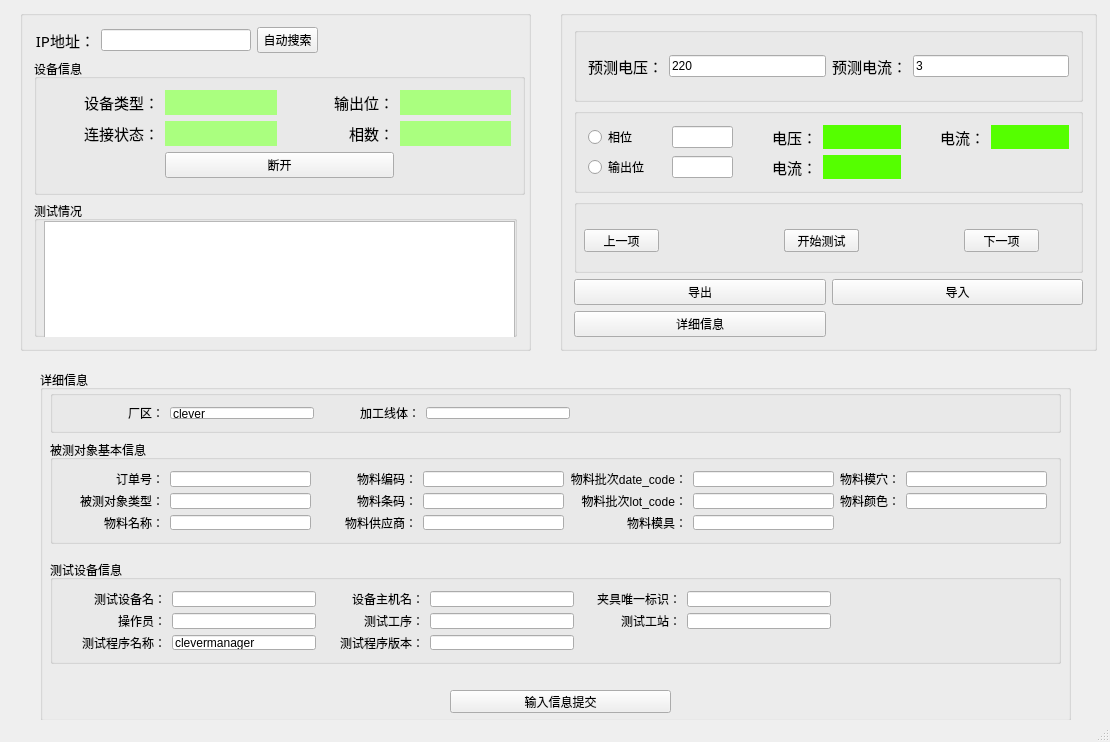
<?xml version="1.0" encoding="UTF-8"?>
<ui version="4.0">
 <class>MainWindow</class>
 <widget class="QMainWindow" name="MainWindow">
  <property name="geometry">
   <rect>
    <x>0</x>
    <y>0</y>
    <width>1110</width>
    <height>742</height>
   </rect>
  </property>
  <property name="windowTitle">
   <string>自动化测试工具</string>
  </property>
  <widget class="QWidget" name="centralWidget">
   <widget class="QWidget" name="widget_2" native="true">
    <property name="geometry">
     <rect>
      <x>20</x>
      <y>360</y>
      <width>1071</width>
      <height>371</height>
     </rect>
    </property>
    <widget class="QGroupBox" name="groupBox">
     <property name="geometry">
      <rect>
       <x>20</x>
       <y>10</y>
       <width>1031</width>
       <height>351</height>
      </rect>
     </property>
     <property name="title">
      <string>详细信息</string>
     </property>
     <widget class="QGroupBox" name="groupBox_6">
      <property name="geometry">
       <rect>
        <x>10</x>
        <y>70</y>
        <width>1011</width>
        <height>104</height>
       </rect>
      </property>
      <property name="minimumSize">
       <size>
        <width>1011</width>
        <height>0</height>
       </size>
      </property>
      <property name="title">
       <string>被测对象基本信息</string>
      </property>
      <layout class="QGridLayout" name="gridLayout">
       <item row="2" column="2">
        <widget class="QLabel" name="label_7">
         <property name="minimumSize">
          <size>
           <width>100</width>
           <height>0</height>
          </size>
         </property>
         <property name="text">
          <string>物料供应商：</string>
         </property>
         <property name="alignment">
          <set>Qt::AlignRight|Qt::AlignTrailing|Qt::AlignVCenter</set>
         </property>
        </widget>
       </item>
       <item row="2" column="5">
        <widget class="QLineEdit" name="lineEdit_mould"/>
       </item>
       <item row="1" column="6">
        <widget class="QLabel" name="label_11">
         <property name="text">
          <string>物料颜色：</string>
         </property>
         <property name="alignment">
          <set>Qt::AlignRight|Qt::AlignTrailing|Qt::AlignVCenter</set>
         </property>
        </widget>
       </item>
       <item row="1" column="5">
        <widget class="QLineEdit" name="lineEdit_lot_code"/>
       </item>
       <item row="2" column="4">
        <widget class="QLabel" name="label_9">
         <property name="text">
          <string>物料模具：</string>
         </property>
         <property name="alignment">
          <set>Qt::AlignRight|Qt::AlignTrailing|Qt::AlignVCenter</set>
         </property>
        </widget>
       </item>
       <item row="0" column="6">
        <widget class="QLabel" name="label_10">
         <property name="text">
          <string>物料模穴：</string>
         </property>
         <property name="alignment">
          <set>Qt::AlignRight|Qt::AlignTrailing|Qt::AlignVCenter</set>
         </property>
        </widget>
       </item>
       <item row="1" column="3">
        <widget class="QLineEdit" name="lineEdit_serial_number"/>
       </item>
       <item row="1" column="1">
        <widget class="QLineEdit" name="lineEdit_uut_type"/>
       </item>
       <item row="0" column="2">
        <widget class="QLabel" name="label_6">
         <property name="minimumSize">
          <size>
           <width>100</width>
           <height>0</height>
          </size>
         </property>
         <property name="text">
          <string>物料编码：</string>
         </property>
         <property name="alignment">
          <set>Qt::AlignRight|Qt::AlignTrailing|Qt::AlignVCenter</set>
         </property>
        </widget>
       </item>
       <item row="0" column="5">
        <widget class="QLineEdit" name="lineEdit_date_code"/>
       </item>
       <item row="1" column="0">
        <widget class="QLabel" name="label_4">
         <property name="minimumSize">
          <size>
           <width>100</width>
           <height>0</height>
          </size>
         </property>
         <property name="text">
          <string>被测对象类型：</string>
         </property>
         <property name="alignment">
          <set>Qt::AlignRight|Qt::AlignTrailing|Qt::AlignVCenter</set>
         </property>
        </widget>
       </item>
       <item row="2" column="1">
        <widget class="QLineEdit" name="lineEdit_uut_name"/>
       </item>
       <item row="2" column="0">
        <widget class="QLabel" name="label_5">
         <property name="minimumSize">
          <size>
           <width>100</width>
           <height>0</height>
          </size>
         </property>
         <property name="text">
          <string>物料名称：</string>
         </property>
         <property name="alignment">
          <set>Qt::AlignRight|Qt::AlignTrailing|Qt::AlignVCenter</set>
         </property>
        </widget>
       </item>
       <item row="1" column="7">
        <widget class="QLineEdit" name="lineEdit_color"/>
       </item>
       <item row="0" column="0">
        <widget class="QLabel" name="label_3">
         <property name="minimumSize">
          <size>
           <width>100</width>
           <height>0</height>
          </size>
         </property>
         <property name="text">
          <string>订单号：</string>
         </property>
         <property name="alignment">
          <set>Qt::AlignRight|Qt::AlignTrailing|Qt::AlignVCenter</set>
         </property>
        </widget>
       </item>
       <item row="0" column="1">
        <widget class="QLineEdit" name="lineEdit_work_order"/>
       </item>
       <item row="2" column="3">
        <widget class="QLineEdit" name="lineEdit_supplier"/>
       </item>
       <item row="0" column="7">
        <widget class="QLineEdit" name="lineEdit_cavity"/>
       </item>
       <item row="0" column="4">
        <widget class="QLabel" name="label_8">
         <property name="text">
          <string>物料批次date_code：</string>
         </property>
         <property name="alignment">
          <set>Qt::AlignRight|Qt::AlignTrailing|Qt::AlignVCenter</set>
         </property>
        </widget>
       </item>
       <item row="0" column="3">
        <widget class="QLineEdit" name="lineEdit_uut_code"/>
       </item>
       <item row="1" column="2">
        <widget class="QLabel" name="label_21">
         <property name="minimumSize">
          <size>
           <width>100</width>
           <height>0</height>
          </size>
         </property>
         <property name="text">
          <string>物料条码：</string>
         </property>
         <property name="alignment">
          <set>Qt::AlignRight|Qt::AlignTrailing|Qt::AlignVCenter</set>
         </property>
        </widget>
       </item>
       <item row="1" column="4">
        <widget class="QLabel" name="label_42">
         <property name="text">
          <string>物料批次lot_code：</string>
         </property>
         <property name="alignment">
          <set>Qt::AlignRight|Qt::AlignTrailing|Qt::AlignVCenter</set>
         </property>
        </widget>
       </item>
      </layout>
     </widget>
     <widget class="QGroupBox" name="groupBox_7">
      <property name="geometry">
       <rect>
        <x>10</x>
        <y>190</y>
        <width>1011</width>
        <height>104</height>
       </rect>
      </property>
      <property name="minimumSize">
       <size>
        <width>1011</width>
        <height>0</height>
       </size>
      </property>
      <property name="title">
       <string>测试设备信息</string>
      </property>
      <layout class="QGridLayout" name="gridLayout_6">
       <item row="0" column="0">
        <widget class="QLabel" name="label_15">
         <property name="minimumSize">
          <size>
           <width>100</width>
           <height>0</height>
          </size>
         </property>
         <property name="text">
          <string>测试设备名：</string>
         </property>
         <property name="alignment">
          <set>Qt::AlignRight|Qt::AlignTrailing|Qt::AlignVCenter</set>
         </property>
        </widget>
       </item>
       <item row="0" column="1">
        <widget class="QLineEdit" name="lineEdit_ate_name">
         <property name="maximumSize">
          <size>
           <width>144</width>
           <height>16777215</height>
          </size>
         </property>
        </widget>
       </item>
       <item row="0" column="2">
        <widget class="QLabel" name="label_13">
         <property name="minimumSize">
          <size>
           <width>100</width>
           <height>0</height>
          </size>
         </property>
         <property name="text">
          <string>设备主机名：</string>
         </property>
         <property name="alignment">
          <set>Qt::AlignRight|Qt::AlignTrailing|Qt::AlignVCenter</set>
         </property>
        </widget>
       </item>
       <item row="0" column="3">
        <widget class="QLineEdit" name="lineEdit_computer_name">
         <property name="maximumSize">
          <size>
           <width>144</width>
           <height>16777215</height>
          </size>
         </property>
        </widget>
       </item>
       <item row="0" column="4">
        <widget class="QLabel" name="label_14">
         <property name="minimumSize">
          <size>
           <width>100</width>
           <height>0</height>
          </size>
         </property>
         <property name="text">
          <string>夹具唯一标识：</string>
         </property>
         <property name="alignment">
          <set>Qt::AlignRight|Qt::AlignTrailing|Qt::AlignVCenter</set>
         </property>
        </widget>
       </item>
       <item row="0" column="5">
        <widget class="QLineEdit" name="lineEdit_fixuer_id">
         <property name="maximumSize">
          <size>
           <width>144</width>
           <height>16777215</height>
          </size>
         </property>
        </widget>
       </item>
       <item row="0" column="6">
        <widget class="QLabel" name="label_25">
         <property name="minimumSize">
          <size>
           <width>100</width>
           <height>0</height>
          </size>
         </property>
         <property name="text">
          <string/>
         </property>
         <property name="alignment">
          <set>Qt::AlignRight|Qt::AlignTrailing|Qt::AlignVCenter</set>
         </property>
        </widget>
       </item>
       <item row="0" column="7">
        <widget class="QLabel" name="label_26">
         <property name="minimumSize">
          <size>
           <width>100</width>
           <height>0</height>
          </size>
         </property>
         <property name="text">
          <string/>
         </property>
         <property name="alignment">
          <set>Qt::AlignRight|Qt::AlignTrailing|Qt::AlignVCenter</set>
         </property>
        </widget>
       </item>
       <item row="1" column="0">
        <widget class="QLabel" name="label_22">
         <property name="minimumSize">
          <size>
           <width>100</width>
           <height>0</height>
          </size>
         </property>
         <property name="text">
          <string>操作员：</string>
         </property>
         <property name="alignment">
          <set>Qt::AlignRight|Qt::AlignTrailing|Qt::AlignVCenter</set>
         </property>
        </widget>
       </item>
       <item row="1" column="1">
        <widget class="QLineEdit" name="lineEdit_operator">
         <property name="maximumSize">
          <size>
           <width>144</width>
           <height>16777215</height>
          </size>
         </property>
        </widget>
       </item>
       <item row="1" column="2">
        <widget class="QLabel" name="label_23">
         <property name="minimumSize">
          <size>
           <width>100</width>
           <height>0</height>
          </size>
         </property>
         <property name="text">
          <string>测试工序：</string>
         </property>
         <property name="alignment">
          <set>Qt::AlignRight|Qt::AlignTrailing|Qt::AlignVCenter</set>
         </property>
        </widget>
       </item>
       <item row="1" column="3">
        <widget class="QLineEdit" name="lineEdit_operation_sequence">
         <property name="maximumSize">
          <size>
           <width>144</width>
           <height>16777215</height>
          </size>
         </property>
        </widget>
       </item>
       <item row="1" column="4">
        <widget class="QLabel" name="label_24">
         <property name="minimumSize">
          <size>
           <width>100</width>
           <height>0</height>
          </size>
         </property>
         <property name="text">
          <string>测试工站：</string>
         </property>
         <property name="alignment">
          <set>Qt::AlignRight|Qt::AlignTrailing|Qt::AlignVCenter</set>
         </property>
        </widget>
       </item>
       <item row="1" column="5">
        <widget class="QLineEdit" name="lineEdit_site_code">
         <property name="maximumSize">
          <size>
           <width>144</width>
           <height>16777215</height>
          </size>
         </property>
        </widget>
       </item>
       <item row="2" column="0">
        <widget class="QLabel" name="label_19">
         <property name="minimumSize">
          <size>
           <width>100</width>
           <height>0</height>
          </size>
         </property>
         <property name="text">
          <string>测试程序名称：</string>
         </property>
         <property name="alignment">
          <set>Qt::AlignRight|Qt::AlignTrailing|Qt::AlignVCenter</set>
         </property>
        </widget>
       </item>
       <item row="2" column="1">
        <widget class="QLineEdit" name="lineEdit_program_name">
         <property name="maximumSize">
          <size>
           <width>144</width>
           <height>16777215</height>
          </size>
         </property>
         <property name="text">
          <string>clevermanager</string>
         </property>
        </widget>
       </item>
       <item row="2" column="2">
        <widget class="QLabel" name="label_20">
         <property name="minimumSize">
          <size>
           <width>100</width>
           <height>0</height>
          </size>
         </property>
         <property name="text">
          <string>测试程序版本：</string>
         </property>
         <property name="alignment">
          <set>Qt::AlignRight|Qt::AlignTrailing|Qt::AlignVCenter</set>
         </property>
        </widget>
       </item>
       <item row="2" column="3">
        <widget class="QLineEdit" name="lineEdit_program_ver">
         <property name="maximumSize">
          <size>
           <width>144</width>
           <height>16777215</height>
          </size>
         </property>
        </widget>
       </item>
      </layout>
     </widget>
     <widget class="QGroupBox" name="groupBox_10">
      <property name="geometry">
       <rect>
        <x>10</x>
        <y>20</y>
        <width>1011</width>
        <height>43</height>
       </rect>
      </property>
      <property name="minimumSize">
       <size>
        <width>1011</width>
        <height>0</height>
       </size>
      </property>
      <property name="title">
       <string/>
      </property>
      <layout class="QHBoxLayout" name="horizontalLayout_4">
       <item>
        <widget class="QLabel" name="label">
         <property name="minimumSize">
          <size>
           <width>100</width>
           <height>0</height>
          </size>
         </property>
         <property name="text">
          <string>厂区：</string>
         </property>
         <property name="alignment">
          <set>Qt::AlignRight|Qt::AlignTrailing|Qt::AlignVCenter</set>
         </property>
        </widget>
       </item>
       <item>
        <widget class="QLineEdit" name="lineEdit_factory">
         <property name="maximumSize">
          <size>
           <width>144</width>
           <height>16777215</height>
          </size>
         </property>
         <property name="text">
          <string>clever</string>
         </property>
        </widget>
       </item>
       <item>
        <widget class="QLabel" name="label_2">
         <property name="minimumSize">
          <size>
           <width>100</width>
           <height>0</height>
          </size>
         </property>
         <property name="text">
          <string>加工线体：</string>
         </property>
         <property name="alignment">
          <set>Qt::AlignRight|Qt::AlignTrailing|Qt::AlignVCenter</set>
         </property>
        </widget>
       </item>
       <item>
        <widget class="QLineEdit" name="lineEdit_line">
         <property name="maximumSize">
          <size>
           <width>144</width>
           <height>16777215</height>
          </size>
         </property>
        </widget>
       </item>
       <item>
        <spacer name="horizontalSpacer_10">
         <property name="orientation">
          <enum>Qt::Horizontal</enum>
         </property>
         <property name="sizeHint" stdset="0">
          <size>
           <width>476</width>
           <height>20</height>
          </size>
         </property>
        </spacer>
       </item>
      </layout>
     </widget>
     <widget class="QPushButton" name="pushButton_10">
      <property name="geometry">
       <rect>
        <x>410</x>
        <y>320</y>
        <width>221</width>
        <height>23</height>
       </rect>
      </property>
      <property name="text">
       <string>输入信息提交</string>
      </property>
     </widget>
    </widget>
   </widget>
   <widget class="QGroupBox" name="groupBox_2">
    <property name="geometry">
     <rect>
      <x>20</x>
      <y>10</y>
      <width>511</width>
      <height>341</height>
     </rect>
    </property>
    <property name="title">
     <string/>
    </property>
    <layout class="QGridLayout" name="gridLayout_5">
     <item row="1" column="0" colspan="4">
      <widget class="QGroupBox" name="groupBox_4">
       <property name="minimumSize">
        <size>
         <width>491</width>
         <height>0</height>
        </size>
       </property>
       <property name="title">
        <string>设备信息</string>
       </property>
       <layout class="QGridLayout" name="gridLayout_2">
        <item row="2" column="3">
         <widget class="QLabel" name="label_phase_num">
          <property name="maximumSize">
           <size>
            <width>16777215</width>
            <height>25</height>
           </size>
          </property>
          <property name="font">
           <font>
            <family>微软雅黑</family>
            <pointsize>11</pointsize>
           </font>
          </property>
          <property name="styleSheet">
           <string notr="true">background-color: rgb(170, 255, 127);</string>
          </property>
          <property name="text">
           <string/>
          </property>
          <property name="alignment">
           <set>Qt::AlignCenter</set>
          </property>
         </widget>
        </item>
        <item row="0" column="0">
         <widget class="QLabel" name="label_44">
          <property name="font">
           <font>
            <family>微软雅黑</family>
            <pointsize>11</pointsize>
           </font>
          </property>
          <property name="text">
           <string>设备类型：</string>
          </property>
          <property name="alignment">
           <set>Qt::AlignRight|Qt::AlignTrailing|Qt::AlignVCenter</set>
          </property>
         </widget>
        </item>
        <item row="0" column="2">
         <widget class="QLabel" name="label_51">
          <property name="font">
           <font>
            <family>微软雅黑</family>
            <pointsize>11</pointsize>
           </font>
          </property>
          <property name="text">
           <string>输出位：</string>
          </property>
          <property name="alignment">
           <set>Qt::AlignRight|Qt::AlignTrailing|Qt::AlignVCenter</set>
          </property>
         </widget>
        </item>
        <item row="2" column="1">
         <widget class="QLabel" name="label_connecting_status">
          <property name="maximumSize">
           <size>
            <width>16777215</width>
            <height>25</height>
           </size>
          </property>
          <property name="font">
           <font>
            <family>微软雅黑</family>
            <pointsize>11</pointsize>
           </font>
          </property>
          <property name="styleSheet">
           <string notr="true">background-color: rgb(170, 255, 127);</string>
          </property>
          <property name="text">
           <string/>
          </property>
          <property name="alignment">
           <set>Qt::AlignCenter</set>
          </property>
         </widget>
        </item>
        <item row="3" column="1" colspan="2">
         <widget class="QPushButton" name="pushButton_12">
          <property name="text">
           <string>断开</string>
          </property>
         </widget>
        </item>
        <item row="0" column="3">
         <widget class="QLabel" name="label_out_num">
          <property name="maximumSize">
           <size>
            <width>16777215</width>
            <height>25</height>
           </size>
          </property>
          <property name="font">
           <font>
            <family>微软雅黑</family>
            <pointsize>11</pointsize>
           </font>
          </property>
          <property name="styleSheet">
           <string notr="true">background-color: rgb(170, 255, 127);</string>
          </property>
          <property name="text">
           <string/>
          </property>
          <property name="alignment">
           <set>Qt::AlignCenter</set>
          </property>
         </widget>
        </item>
        <item row="0" column="1">
         <widget class="QLabel" name="label_device_type">
          <property name="maximumSize">
           <size>
            <width>16777215</width>
            <height>25</height>
           </size>
          </property>
          <property name="font">
           <font>
            <family>微软雅黑</family>
            <pointsize>11</pointsize>
           </font>
          </property>
          <property name="styleSheet">
           <string notr="true">background-color: rgb(170, 255, 127);</string>
          </property>
          <property name="text">
           <string/>
          </property>
          <property name="alignment">
           <set>Qt::AlignCenter</set>
          </property>
         </widget>
        </item>
        <item row="2" column="0">
         <widget class="QLabel" name="label_53">
          <property name="font">
           <font>
            <family>微软雅黑</family>
            <pointsize>11</pointsize>
           </font>
          </property>
          <property name="text">
           <string>连接状态：</string>
          </property>
          <property name="alignment">
           <set>Qt::AlignRight|Qt::AlignTrailing|Qt::AlignVCenter</set>
          </property>
         </widget>
        </item>
        <item row="2" column="2">
         <widget class="QLabel" name="label_49">
          <property name="font">
           <font>
            <family>微软雅黑</family>
            <pointsize>11</pointsize>
           </font>
          </property>
          <property name="text">
           <string>相数：</string>
          </property>
          <property name="alignment">
           <set>Qt::AlignRight|Qt::AlignTrailing|Qt::AlignVCenter</set>
          </property>
         </widget>
        </item>
       </layout>
      </widget>
     </item>
     <item row="2" column="0" colspan="4">
      <widget class="QGroupBox" name="groupBox_5">
       <property name="title">
        <string>测试情况</string>
       </property>
       <widget class="QTextEdit" name="textEdit">
        <property name="geometry">
         <rect>
          <x>10</x>
          <y>20</y>
          <width>471</width>
          <height>131</height>
         </rect>
        </property>
       </widget>
      </widget>
     </item>
     <item row="0" column="0">
      <widget class="QLabel" name="label_43">
       <property name="maximumSize">
        <size>
         <width>61</width>
         <height>16777215</height>
        </size>
       </property>
       <property name="font">
        <font>
         <family>微软雅黑</family>
         <pointsize>11</pointsize>
        </font>
       </property>
       <property name="text">
        <string>IP地址：</string>
       </property>
       <property name="alignment">
        <set>Qt::AlignRight|Qt::AlignTrailing|Qt::AlignVCenter</set>
       </property>
      </widget>
     </item>
     <item row="0" column="1">
      <widget class="QLineEdit" name="lineEdit_ip">
       <property name="maximumSize">
        <size>
         <width>150</width>
         <height>16777215</height>
        </size>
       </property>
       <property name="text">
        <string/>
       </property>
      </widget>
     </item>
     <item row="0" column="2">
      <widget class="QPushButton" name="pushButton_11">
       <property name="maximumSize">
        <size>
         <width>61</width>
         <height>16777215</height>
        </size>
       </property>
       <property name="text">
        <string>自动搜索</string>
       </property>
      </widget>
     </item>
    </layout>
   </widget>
   <widget class="QGroupBox" name="groupBox_3">
    <property name="geometry">
     <rect>
      <x>560</x>
      <y>10</y>
      <width>537</width>
      <height>341</height>
     </rect>
    </property>
    <property name="minimumSize">
     <size>
      <width>0</width>
      <height>341</height>
     </size>
    </property>
    <property name="title">
     <string/>
    </property>
    <layout class="QGridLayout" name="gridLayout_4">
     <item row="0" column="0" colspan="2">
      <widget class="QGroupBox" name="groupBox_11">
       <property name="minimumSize">
        <size>
         <width>501</width>
         <height>0</height>
        </size>
       </property>
       <property name="title">
        <string/>
       </property>
       <layout class="QHBoxLayout" name="horizontalLayout_5">
        <item>
         <widget class="QLabel" name="label_16">
          <property name="font">
           <font>
            <family>微软雅黑</family>
            <pointsize>11</pointsize>
           </font>
          </property>
          <property name="text">
           <string>预测电压：</string>
          </property>
          <property name="alignment">
           <set>Qt::AlignRight|Qt::AlignTrailing|Qt::AlignVCenter</set>
          </property>
         </widget>
        </item>
        <item>
         <widget class="QLineEdit" name="lineEdit_predictvol">
          <property name="text">
           <string>220</string>
          </property>
         </widget>
        </item>
        <item>
         <widget class="QLabel" name="label_17">
          <property name="font">
           <font>
            <family>微软雅黑</family>
            <pointsize>11</pointsize>
           </font>
          </property>
          <property name="text">
           <string>预测电流：</string>
          </property>
          <property name="alignment">
           <set>Qt::AlignRight|Qt::AlignTrailing|Qt::AlignVCenter</set>
          </property>
         </widget>
        </item>
        <item>
         <widget class="QLineEdit" name="lineEdit_predictcur">
          <property name="text">
           <string>3</string>
          </property>
         </widget>
        </item>
       </layout>
      </widget>
     </item>
     <item row="1" column="0" colspan="2">
      <widget class="QGroupBox" name="groupBox_12">
       <property name="minimumSize">
        <size>
         <width>501</width>
         <height>0</height>
        </size>
       </property>
       <property name="title">
        <string/>
       </property>
       <layout class="QGridLayout" name="gridLayout_3">
        <item row="0" column="0">
         <widget class="QRadioButton" name="radioButton_3">
          <property name="text">
           <string>相位</string>
          </property>
         </widget>
        </item>
        <item row="0" column="1">
         <widget class="QLineEdit" name="lineEdit_40">
          <property name="minimumSize">
           <size>
            <width>25</width>
            <height>0</height>
           </size>
          </property>
          <property name="maximumSize">
           <size>
            <width>61</width>
            <height>16777215</height>
           </size>
          </property>
          <property name="text">
           <string/>
          </property>
         </widget>
        </item>
        <item row="0" column="2">
         <widget class="QLabel" name="label_18">
          <property name="font">
           <font>
            <family>微软雅黑</family>
            <pointsize>11</pointsize>
           </font>
          </property>
          <property name="text">
           <string>电压：</string>
          </property>
          <property name="alignment">
           <set>Qt::AlignRight|Qt::AlignTrailing|Qt::AlignVCenter</set>
          </property>
         </widget>
        </item>
        <item row="0" column="3">
         <widget class="QLabel" name="label_38">
          <property name="minimumSize">
           <size>
            <width>61</width>
            <height>0</height>
           </size>
          </property>
          <property name="styleSheet">
           <string notr="true">background-color: rgb(85, 255, 0);</string>
          </property>
          <property name="text">
           <string/>
          </property>
          <property name="alignment">
           <set>Qt::AlignCenter</set>
          </property>
         </widget>
        </item>
        <item row="0" column="4">
         <widget class="QLabel" name="label_37">
          <property name="font">
           <font>
            <family>微软雅黑</family>
            <pointsize>11</pointsize>
           </font>
          </property>
          <property name="text">
           <string>电流：</string>
          </property>
          <property name="alignment">
           <set>Qt::AlignRight|Qt::AlignTrailing|Qt::AlignVCenter</set>
          </property>
         </widget>
        </item>
        <item row="0" column="5">
         <widget class="QLabel" name="label_39">
          <property name="minimumSize">
           <size>
            <width>61</width>
            <height>0</height>
           </size>
          </property>
          <property name="styleSheet">
           <string notr="true">background-color: rgb(85, 255, 0);</string>
          </property>
          <property name="text">
           <string/>
          </property>
          <property name="alignment">
           <set>Qt::AlignCenter</set>
          </property>
         </widget>
        </item>
        <item row="1" column="0">
         <widget class="QRadioButton" name="radioButton_2">
          <property name="text">
           <string>输出位</string>
          </property>
         </widget>
        </item>
        <item row="1" column="1">
         <widget class="QLineEdit" name="lineEdit_41">
          <property name="minimumSize">
           <size>
            <width>25</width>
            <height>0</height>
           </size>
          </property>
          <property name="maximumSize">
           <size>
            <width>61</width>
            <height>16777215</height>
           </size>
          </property>
          <property name="text">
           <string/>
          </property>
         </widget>
        </item>
        <item row="1" column="2">
         <widget class="QLabel" name="label_41">
          <property name="font">
           <font>
            <family>微软雅黑</family>
            <pointsize>11</pointsize>
           </font>
          </property>
          <property name="text">
           <string>电流：</string>
          </property>
          <property name="alignment">
           <set>Qt::AlignRight|Qt::AlignTrailing|Qt::AlignVCenter</set>
          </property>
         </widget>
        </item>
        <item row="1" column="3">
         <widget class="QLabel" name="label_40">
          <property name="minimumSize">
           <size>
            <width>61</width>
            <height>0</height>
           </size>
          </property>
          <property name="styleSheet">
           <string notr="true">background-color: rgb(85, 255, 0);</string>
          </property>
          <property name="text">
           <string/>
          </property>
          <property name="alignment">
           <set>Qt::AlignCenter</set>
          </property>
         </widget>
        </item>
       </layout>
      </widget>
     </item>
     <item row="3" column="0">
      <widget class="QPushButton" name="pushButton_5">
       <property name="text">
        <string>导出</string>
       </property>
      </widget>
     </item>
     <item row="3" column="1">
      <widget class="QPushButton" name="pushButton_4">
       <property name="text">
        <string>导入</string>
       </property>
      </widget>
     </item>
     <item row="4" column="0">
      <widget class="QPushButton" name="pushButton_9">
       <property name="text">
        <string>详细信息</string>
       </property>
      </widget>
     </item>
     <item row="2" column="0" colspan="2">
      <widget class="QGroupBox" name="groupBox_13">
       <property name="minimumSize">
        <size>
         <width>501</width>
         <height>0</height>
        </size>
       </property>
       <property name="title">
        <string/>
       </property>
       <widget class="QPushButton" name="pushButton_7">
        <property name="geometry">
         <rect>
          <x>10</x>
          <y>30</y>
          <width>75</width>
          <height>23</height>
         </rect>
        </property>
        <property name="text">
         <string>上一项</string>
        </property>
       </widget>
       <widget class="QPushButton" name="pushButton_3">
        <property name="geometry">
         <rect>
          <x>210</x>
          <y>30</y>
          <width>75</width>
          <height>23</height>
         </rect>
        </property>
        <property name="text">
         <string>开始测试</string>
        </property>
       </widget>
       <widget class="QPushButton" name="pushButton_8">
        <property name="geometry">
         <rect>
          <x>390</x>
          <y>30</y>
          <width>75</width>
          <height>23</height>
         </rect>
        </property>
        <property name="text">
         <string>下一项</string>
        </property>
       </widget>
       <widget class="QPushButton" name="pushButton_stop">
        <property name="geometry">
         <rect>
          <x>210</x>
          <y>30</y>
          <width>75</width>
          <height>23</height>
         </rect>
        </property>
        <property name="text">
         <string>暂停</string>
        </property>
       </widget>
       <widget class="QPushButton" name="pushButton_continue">
        <property name="geometry">
         <rect>
          <x>210</x>
          <y>30</y>
          <width>75</width>
          <height>23</height>
         </rect>
        </property>
        <property name="text">
         <string>继续</string>
        </property>
       </widget>
       <zorder>pushButton_continue</zorder>
       <zorder>pushButton_7</zorder>
       <zorder>pushButton_8</zorder>
       <zorder>pushButton_stop</zorder>
       <zorder>pushButton_3</zorder>
      </widget>
     </item>
    </layout>
   </widget>
  </widget>
  <widget class="QStatusBar" name="statusBar"/>
 </widget>
 <layoutdefault spacing="6" margin="11"/>
 <resources/>
 <connections/>
</ui>
